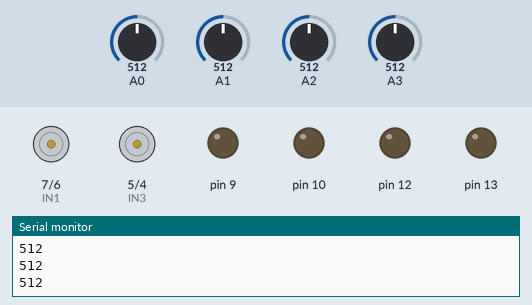
A sketch run on a simulated Arduino Uno, built with avr-gcc and run on an emulated ATmega328P. Parts: motor-driver pin pairs drawn as motors (green arrow = first pin HIGH = forward, orange = second pin HIGH = backward, longer = more drive, scaled by the enable pin), output pins drawn as LEDs (lit = HIGH), the last lines printed to the serial monitor. The test bench sets the inputs (shaded band); at power-on: A0 = 512, A1 = 512, A2 = 512, A3 = 512.

Above: at 1.2 s.
1.3 s: A0 set to 418
2.8 s: A0 set to 386
At 3.7 s:
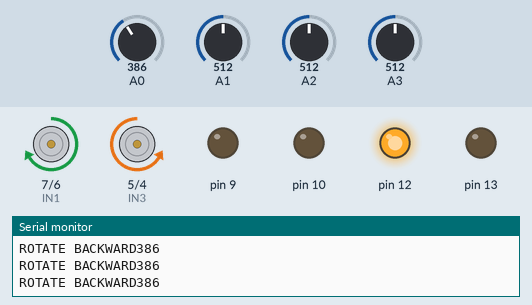
4.3 s: A1 set to 412
7.3 s: A1 set to 387
At 8.3 s:
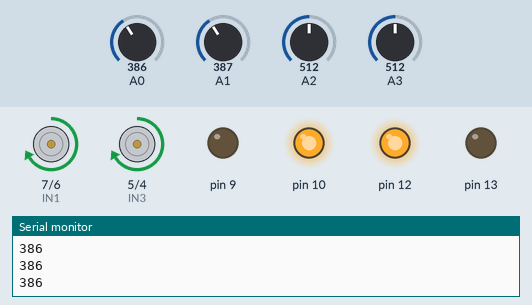
8.8 s: A2 set to 411
10.3 s: A2 set to 383
At 11.2 s:
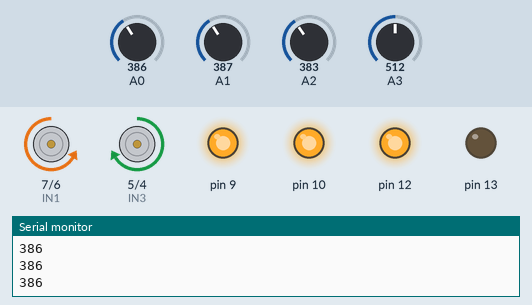
Timing chart, 0 to 12.8 s (numbered marks = the images above; inputs shaded):
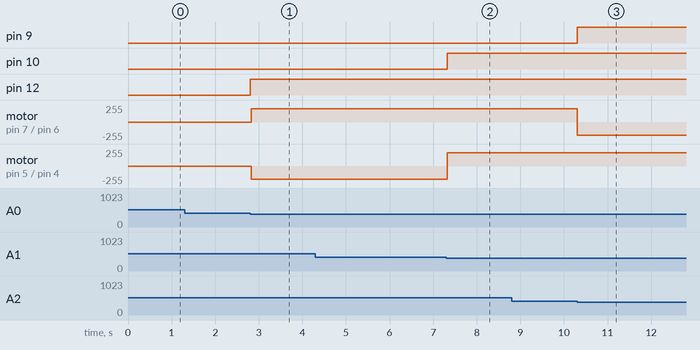

Measured:
- the behaviour switches between 400 and 399 on A0 (found by bisection; images 0 and 1)
- the behaviour switches between 400 and 399 on A1 (found by bisection; images 1 and 2)
- the behaviour switches between 400 and 399 on A2 (found by bisection; images 2 and 3)
- after the input at 2.8 s, pin 12: LOW → HIGH at once; motor on pin 7 (IN1) / pin 6 (IN2): stopped → forward 200/255 at once; motor on pin 5 (IN3) / pin 4 (IN4): stopped → backward 200/255 at once
- after the input at 7.3 s, pin 10: LOW → HIGH at once; motor on pin 5 (IN3) / pin 4 (IN4): backward 200/255 → forward 200/255 at once
- after the input at 10.3 s, pin 9: LOW → HIGH at once; motor on pin 7 (IN1) / pin 6 (IN2): forward 200/255 → backward 200/255 at once

The sketch:

all-allThree.ino
```cpp
// Arduino Light sensor code created by AR Builder.
int IN1=7; // rotate backward, left wheel
int IN2=6; // rotate forward, left wheel
int IN3=5; // rotate backward, right wheel
int IN4=4;// rotate forward, right wheel
int ENA=11; // motor speed for left wheel
int ENB=3; // motor speed for right wheel

void setup() {
  Serial.begin(9600); // Start Serial.
  pinMode(13, OUTPUT);
  pinMode(12, OUTPUT);
  pinMode(10, OUTPUT);
  pinMode(9, OUTPUT);

  pinMode(IN1,OUTPUT);
  pinMode(IN2,OUTPUT);
  pinMode(IN3,OUTPUT);
  pinMode(IN4,OUTPUT);
}

void still() {
  digitalWrite(IN1,LOW);
  digitalWrite(IN2,LOW);
  analogWrite(ENA,LOW);
  digitalWrite(IN3,LOW);
  digitalWrite(IN4,LOW);
  analogWrite(ENB,LOW);
 }

void forward() {
  //both wheels going forward*****************************
  //Left wheel, IN2 = forward
  analogWrite(ENA, 200);// motor speed
  digitalWrite(IN1,LOW);// rotate forward
  digitalWrite(IN2,HIGH);

  //Right wheel, IN4 = forward
  analogWrite(ENB, 200);// motor speed
  digitalWrite(IN4,LOW);// rotate forward
  digitalWrite(IN3,HIGH);
}

void left() {
  //Right wheel, IN4 = forward
  analogWrite(ENB, 200);// motor speed
  digitalWrite(IN4,LOW);// rotate forward
  digitalWrite(IN3,HIGH);
}

void right() {
  //Left wheel, IN2 = forward
  analogWrite(ENA, 200);// motor speed
  digitalWrite(IN1,LOW);// rotate forward
  digitalWrite(IN2,HIGH);
}

void backward() {
  //both wheels going backward*****************************
  //Left wheel, IN1 = backward
  Serial.print("ROTATE BACKWARD");

  analogWrite(ENA, 200);// motor speed
  digitalWrite(IN2,LOW);// rotate forward
  digitalWrite(IN1,HIGH);

  //Right wheel, IN3 = backward
  analogWrite(ENB, 200);// motor speed
  digitalWrite(IN3,LOW);// rotate forward
  digitalWrite(IN4,HIGH);
}

void loop() {
  // sensors
  int A = analogRead(A0);
  int B = analogRead(A1);
  int C = analogRead(A2);
  int D = analogRead(A3);

 Serial.println(A);// Display serial results in serial monitor.

  if (A >= 400 && B<400) {   // Change 100 to the number depending on the light in your area. // if sensor is on
     digitalWrite(13, HIGH);
     forward();
  }

  if (B >= 400 && A<400) {
     digitalWrite(12, HIGH);
     backward();
  }

  if (C >= 400 && A<400 && B<400) {
     digitalWrite(10, HIGH);
     left();
  }

  if (D >= 400 && A<400 && B<400 && C<400) {
     digitalWrite(9, HIGH);
     right();
  }

  if(A <400 && B<400 && C<400 && D<400) {
    digitalWrite(13, LOW);
    digitalWrite(12, LOW);
    digitalWrite(10, LOW);
    digitalWrite(9, LOW);
    still();
  }
}
```
